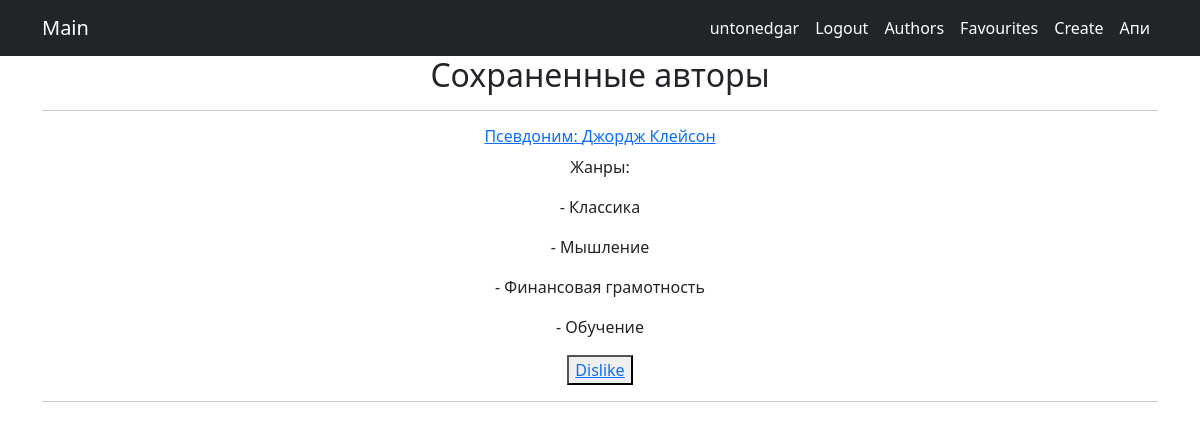
Page /authors/liked/ (signed in) on the committed database.
### portal/models.py (models this page shows, shortened)
class Author(models.Model):
    user = models.OneToOneField(User, on_delete = models.CASCADE, blank=True, null=True)
    name = models.CharField(max_length=15, verbose_name="Имя")
    category = models.ManyToManyField(Category, verbose_name="Жанры", related_name="author_category")
    favourite = models.ManyToManyField(User, related_name="save_authors", blank=True)

class Category(models.Model):
    name_category = models.TextField(unique= True)

### portal/views.py (the view)
# urls.py: path('authors/liked/', ListOfLikeAuthor.as_view(), name="list_of_like_authors"),
class ListOfLikeAuthor(LoginRequiredMixin, ListView):
    model = Author
    template_name = 'authors/list_of_like_authors.html'
    def get_context_data(self, **kwargs):
        context = super().get_context_data(**kwargs)
        context['likes'] = Author.objects.filter(favourite=self.request.user.id)
        return context

### templates/authors/list_of_like_authors.html (shortened to what this page needs)
{% extends 'default.html' %}
{%block content%}
<h2>Сохраненные авторы</h2><hr>
    {%for author in likes%}
<a href = "/authors/{{author.id}}"><h6>Псевдоним: {{author.name}}</h6></a>
{%if author.category.all%}
<p>Жанры:</p>
{%for category in author.category.all%}
<p> - {{category.name_category}} </p>
{%endfor%}
{%endif%}
<button><a href = "/authors/dislike/{{author.id}}">Dislike</a></button>
<br><hr>
    {%endfor%}
{% endblock %}

### templates/default.html (shortened to what this page needs)
<!DOCTYPE html>
{% load i18n %}
<html lang="en">
    <head>
        {% load static %}
        <link href="{% static 'css/styles.css' %}" rel="stylesheet" />
    </head>
    <body>
        <nav class="navbar navbar-expand-lg navbar-dark bg-dark">
            <div class="container">
                <a class="navbar-brand" href="/books">Main</a>
                <div class="collapse navbar-collapse" id="navbarSupportedContent">
                    <ul class="navbar-nav ms-auto mb-2 mb-lg-0">
                        <li class="nav-item"><a class="nav-link active" aria-current="page" >{{request.user.username}}</a></li>
                        {% if user.is_authenticated %}
                        <li class="nav-item"><a class="nav-link active" aria-current="page" href="{% url 'logout_confirm'%}">Logout</a></li>
                        {%else%}
                        <li class="nav-item"><a class="nav-link active" aria-current="page" href="/accounts/login/">Login</a></li>
                        {%endif%}
                        {% if user.is_authenticated %}
                        <li class="nav-item"><a class="nav-link active" aria-current="page" href = "/authors/">Authors</a></li>
                        <li class="nav-item"><a class="nav-link active" aria-current="page" href="/books/authors/liked/">Favourites</a></li>
                        <li class="nav-item"><a class="nav-link active" aria-current="page" href="/books/create/">Create</a> </li>
                        <li class="nav-item"><a class="nav-link active" aria-current="page" href="/api/documentation/">Апи</a> </li>
                        {% endif %}
                    </ul>
                </div>
            </div>
        </nav>
        <div class="container">
   <div class="row">
       <div class="col-lg-12 text-center">
           {% block content %}{% endblock content %}
       </div>
   </div>
</div>
    </body>
</html>

### rows in the picture
Author: name "Джордж Клейсон"
Category: name_category "Классика"
Category: name_category "Мышление"
Category: name_category "Финансовая грамотность"
Category: name_category "Обучение"

### other values in the picture
{{ request.user.username }} "untonedgar"
